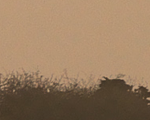

The Python source for this figure:
# -*- coding: utf-8 -*-
import cv2, matplotlib
import numpy as np
import matplotlib.pyplot as plt

###
# 画素へのアクセス
###
 
#イメージ生成
image = cv2.imread('sample.png')

x = 200
y = 180
width = 150
height = 120

dstImg = image[y:y+height,x:x+width]

cv2.imshow('image',image)
cv2.imshow('dst',dstImg)

cv2.imwrite('trimming.png',dstImg)
cv2.waitKey(0)
